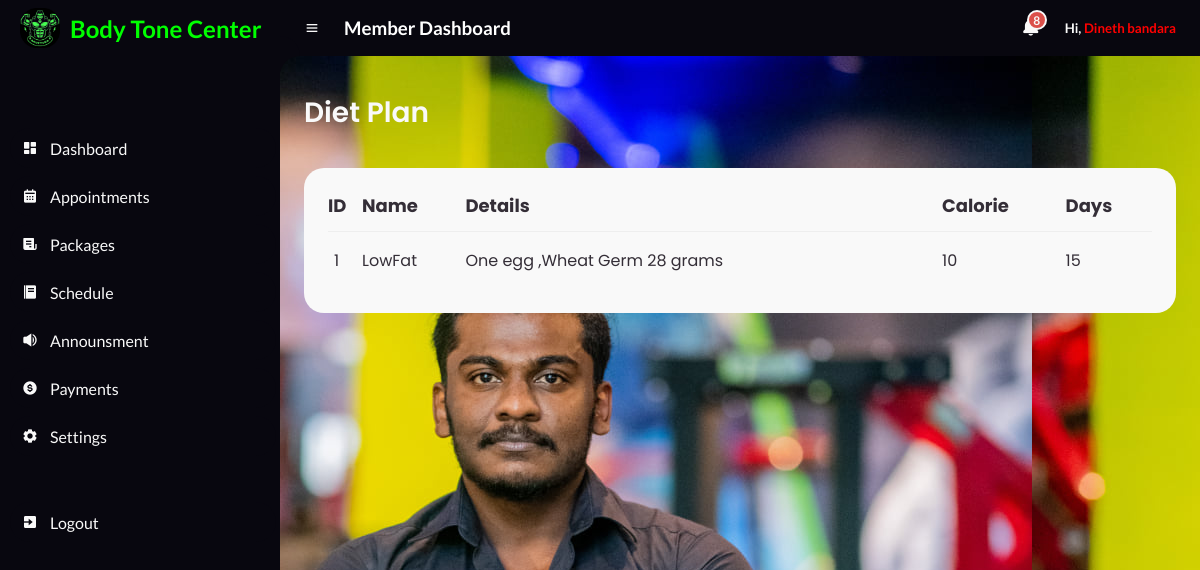
/Member/DiatePlan.php (signed in), run on the app's committed database.
### tables this page shows
CREATE TABLE `diet` (
  `id` int(200) NOT NULL,
  `name` varchar(100) NOT NULL,
  `details` varchar(255) NOT NULL,
  `calorie` int(10) NOT NULL,
  `days` int(3) NOT NULL
);

### Member/DiatePlanBody.php (the view, shortened to what this page needs)
<main>
	<div class="head-title">
		<div class="left">
			<h1>Diet Plan</h1>
		</div>
	</div>
	<div class="table-data">
		<div class="order">
			<table class="table">
				<thead>
					<tr>
						<th style="font-size: large;">ID</th>
						<th style="font-size: large;">Name</th>
						<th style="font-size: large;">Details</th>
						<th style="font-size: large;">Calorie</th>
						<th style="font-size: large;">Days</th>
					</tr>
				</thead>
				<tbody>
					<?php
					$servername = "localhost";
					$username = "root";
					$password = "";
					$database = "body_tone_db";
					$connection = new mysqli($servername, $username, $password, $database);
					$sql = "SELECT * FROM diet";
					$result = $connection->query($sql);
					while ($row = $result->fetch_assoc()) {
						echo "
                    <tr>
                    <td>$row[id]</td>
                    <td>$row[name]</td>
                    <td>$row[details]</td>
					<td>$row[calorie]</td>
					<td>$row[days]</td>
                    <td >
                    </td>
                </tr>
                    ";
					}
					?>
				</tbody>
			</table>
		</div>
	</div>
</main>

### Member/css/style.css (style rules this page uses)
* { margin: 0; padding: 0; box-sizing: border-box; }
:root { --poppins: 'Poppins', sans-serif; --lato: 'Lato', sans-serif; --light: #F9F9F9; --blue: #3C91E6; --light-blue: #CFE8FF; --grey: #eee; --dark-grey: #AAAAAA; --dark: #342E37; --red: #DB504A; --yellow: #FFCE26; --light-yellow: #FFF2C6; --orange: #FD7238; --light-orange: #FFE0D3; --black: #000000; --light-black: #1b1a1a; --li-black: #6F6C6C ; --slow-black:#08070f ; --lime:lime; }
html { overflow-x: hidden; }
body { background-image: url("8.jpg"); overflow-x: hidden; }
#content main { width: 100%; padding: 36px 24px; font-family: var(--poppins); max-height: calc(100vh - 56px); overflow-y: auto; }
#content main .head-title { display: flex; align-items: center; justify-content: space-between; grid-gap: 16px; flex-wrap: wrap; }
#content main .head-title .left h1 { font-size: 28px; font-weight: 600; margin-bottom: 10px; color: var(--light); }
#content main .table-data { display: flex; flex-wrap: wrap; grid-gap: 24px; margin-top: 24px; width: 100%; color: var(--dark); }
#content main .table-data > div { border-radius: 20px; background: var(--light); padding: 24px; overflow-x: auto; }
#content main .table-data .order { flex-grow: 1; flex-basis: 500px; }
#content main .table-data .order table { width: 100%; border-collapse: collapse; }
#content main .table-data .order table th { padding-bottom: 12px; font-size: 13px; text-align: left; border-bottom: 1px solid var(--grey); }
#content main .table-data .order table td { padding: 16px 0; }
#content main .table-data .order table tr td:first-child { display: flex; align-items: center; grid-gap: 12px; padding-left: 6px; }

### data on the page
diet: id "1", name "LowFat", details "One egg ,Wheat Germ 28 grams", calorie "10", days "15"

### other printed values
$_SESSION['member_name'] "Dineth bandara"
